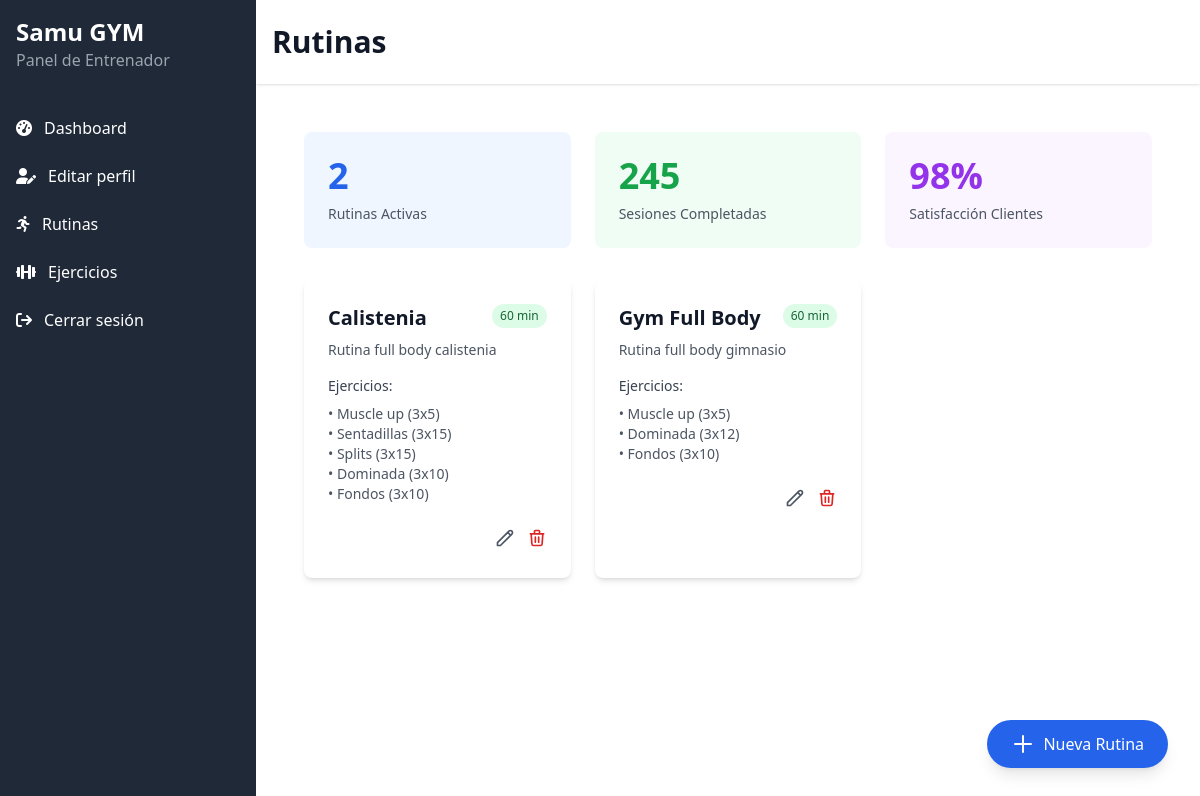
The app's page /trainer/routines/, older data.
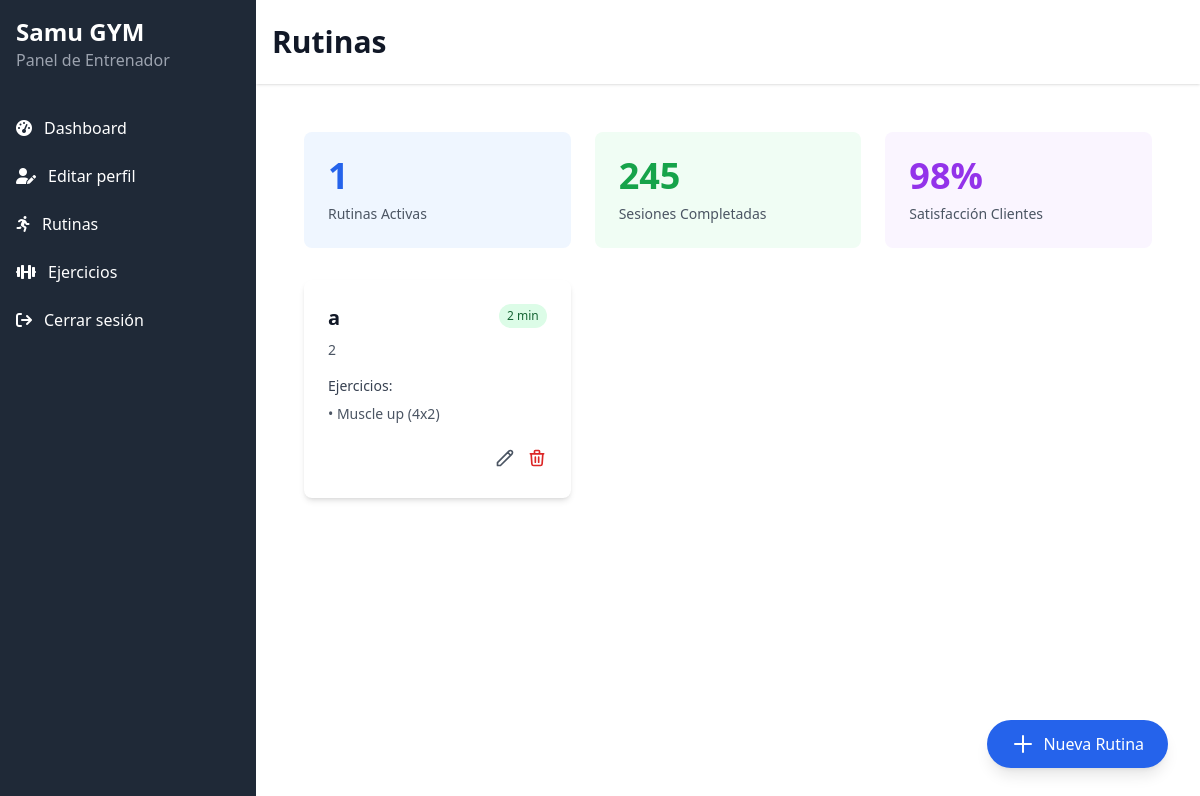
The same page, newer data.
### gym_app/models.py (models this page shows, shortened)
class Routine(models.Model):
    name = models.CharField(max_length=100)
    description = models.TextField()
    duration = models.IntegerField()
    recommendations = models.TextField()
    exercises = models.ManyToManyField(Exercise, through='RoutineExercise')
    trainer = models.ForeignKey(User, on_delete=models.CASCADE, related_name='routines')
    class Meta:
        db_table = 'routines'

class RoutineExercise(models.Model):
    routine = models.ForeignKey(Routine, on_delete=models.CASCADE)
    exercise = models.ForeignKey(Exercise, on_delete=models.CASCADE)
    duration = models.TextField(help_text="Duración específica minutos o repeticiones")
    class Meta:
        db_table = 'routine_exercises'

class Exercise(models.Model):
    BEGINNER = 'Beginner'
    INTERMEDIATE = 'Intermediate'
    ADVANCED = 'Advanced'
    LEVEL_CHOICES = [
        (BEGINNER, 'Principiante'),
        (INTERMEDIATE, 'Intermedio'),
        (ADVANCED, 'Avanzado'),
    ]
    STRENGTH = 'Strength'
    CARDIO = 'Cardio'
    FLEXIBILITY = 'Flexibility'
    TYPE_CHOICES = [
        (STRENGTH, 'Fuerza'),
        (CARDIO, 'Cardio'),
        (FLEXIBILITY, 'Flexibilidad'),
    ]
    name = models.CharField(max_length=100)
    description = models.TextField()
    level = models.CharField(
        max_length=20,
        choices=LEVEL_CHOICES,
        default=BEGINNER,
    )
    exercise_type = models.CharField(
        max_length=20,
        choices=TYPE_CHOICES,
        default=STRENGTH,
    )
    equipment = models.CharField(max_length=200, blank=True, null=True)
    muscles = models.CharField(max_length=200, blank=True, null=True)
    class Meta:
        db_table = 'exercises'

### gym_app/views.py (the view)
# urls.py: path('routines/', views.routines_list, name='routines_list'),
def routines_list(request):
    routines = Routine.objects.all()
    return render(request, 'routines.html', {'routines': routines})

### gym_app/templates/routines.html
{% extends 'base2.html' %} {% block title %}Iniciar Sessió - GymApp{% endblock %}
{% block title_menu %}Rutinas{% endblock %}
{% block content %}
    <main class="p-6">
        <div class="mb-8">
            <div class="grid grid-cols-1 md:grid-cols-3 gap-6">
                <div class="bg-blue-50 rounded-lg p-6">
                    <div class="text-4xl font-bold text-blue-600">{{routines.count}}</div>
                    <div class="text-sm text-gray-600 mt-2">Rutinas Activas</div>
                </div>
                <div class="bg-green-50 rounded-lg p-6">
                    <div class="text-4xl font-bold text-green-600">245</div>
                    <div class="text-sm text-gray-600 mt-2">Sesiones Completadas</div>
                </div>
                <div class="bg-purple-50 rounded-lg p-6">
                    <div class="text-4xl font-bold text-purple-600">98%</div>
                    <div class="text-sm text-gray-600 mt-2">Satisfacción Clientes</div>
                </div>
            </div>
        </div>
        <div class="grid grid-cols-1 md:grid-cols-2 lg:grid-cols-3 gap-6">
            {% for routine in routines%}
            <div class="bg-white rounded-lg shadow-md hover:shadow-lg transition-shadow">
                <div class="p-6">
                    <div class="flex justify-between items-start">
                        <h3 class="text-xl font-semibold text-gray-900">{{routine.name}}</h3>
                        <span class="px-2 py-1 bg-green-100 text-green-800 text-xs rounded-full">{{routine.duration}} min</span>
                    </div>
                    <p class="mt-2 text-gray-600 text-sm">{{routine.description}}</p>
                    <div class="mt-4">
                        <h4 class="text-sm font-medium text-gray-700">Ejercicios:</h4>
                        <ul class="mt-2 text-sm text-gray-600">
                            {% for exercise in routine.routineexercise_set.all %}
                            <li>• {{exercise.exercise.name}} ({{exercise.duration}})</li>
                            {% endfor %}
                        </ul>
                    </div>
                    <div class="mt-6 flex justify-end space-x-3">
                        <a href="{% url 'gym_app:edit_routine' routine.id %}">
                            <button class="text-gray-600 hover:text-gray-800">
                                <svg class="w-5 h-5" fill="none" stroke="currentColor" viewBox="0 0 24 24">
                                    <path stroke-linecap="round" stroke-linejoin="round" stroke-width="2" d="M15.232 5.232l3.536 3.536m-2.036-5.036a2.5 2.5 0 113.536 3.536L6.5 21.036H3v-3.572L16.732 3.732z"></path>
                                </svg>
                            </button>
                        </a>
                        <a href="{% url 'gym_app:delete_routine' routine.id %}">
                            <button class="text-red-600 hover:text-red-800">
                                <svg class="w-5 h-5" fill="none" stroke="currentColor" viewBox="0 0 24 24">
                                    <path stroke-linecap="round" stroke-linejoin="round" stroke-width="2" d="M19 7l-.867 12.142A2 2 0 0116.138 21H7.862a2 2 0 01-1.995-1.858L5 7m5 4v6m4-6v6m1-10V4a1 1 0 00-1-1h-4a1 1 0 00-1 1v3M4 7h16"></path>
                                </svg>
                            </button>
                        </a>
                    </div>
                </div>
            </div>
            {% endfor %}
        </div>
        <div class="fixed bottom-8 right-8">
            <a href="{% url 'gym_app:new_routine' %}" class="flex items-center px-6 py-3 bg-blue-600 text-white rounded-full shadow-lg hover:bg-blue-700 transition-colors">
                <svg class="w-6 h-6 mr-2" fill="none" stroke="currentColor" viewBox="0 0 24 24">
                    <path stroke-linecap="round" stroke-linejoin="round" stroke-width="2" d="M12 4v16m8-8H4"></path>
                </svg>
                Nueva Rutina
            </a>
        </div>
    </main>
{% endblock %}

### gym_app/templates/base2.html (shortened to what this page needs)
{% load static %}
<!DOCTYPE html>
<html lang="en">
<head>
    <script src="https://cdn.tailwindcss.com"></script>
    <link href="https://cdnjs.cloudflare.com/ajax/libs/font-awesome/6.0.0-beta3/css/all.min.css" rel="stylesheet">
</head>
<body class="flex flex-col min-h-screen">
    <div class="flex h-screen flex-col md:flex-row">
        <div class="w-full md:w-64 bg-gray-800 text-white">
            <div class="p-4 flex justify-between items-center md:block">
                <div>
                    <h2 class="text-2xl font-bold">Samu GYM</h2>
                    <p class="text-gray-400">Panel de Entrenador</p>
                </div>
            </div>
            <nav id="sidebar-menu" class="hidden md:block mt-4">
                <a href="{% url 'gym_app:home' %}" class="flex items-center px-4 py-3 hover:bg-gray-700 transition-colors">
                    <i class="fas fa-tachometer-alt mr-3"></i> Dashboard
                </a>
                <a href="{% url 'gym_app:edit_profile' %}" class="flex items-center px-4 py-3 hover:bg-gray-700 transition-colors">
                    <i class="fas fa-user-edit mr-3"></i> Editar perfil
                </a>
                <a href="{% url 'gym_app:routines_list' %}" class="flex items-center px-4 py-3 hover:bg-gray-700 transition-colors">
                    <i class="fas fa-person-running mr-3"></i> Rutinas
                </a>
                <a href="{% url 'gym_app:exercises_list' %}" class="flex items-center px-4 py-3 hover:bg-gray-700 transition-colors">
                    <i class="fas fa-dumbbell mr-3"></i> Ejercicios
                </a>
                <a href="{% url 'gym_app:logout' %}" class="flex items-center px-4 py-3 hover:bg-gray-700 transition-colors">
                    <i class="fas fa-sign-out mr-3"></i> Cerrar sesión
                </a>
            </nav>
        </div>
        <div class="flex-1 overflow-auto">
            <header class="bg-white shadow">
                <div class="px-4 py-4 md:py-6">
                    <h1 class="text-2xl md:text-3xl font-bold text-gray-900">{% block title_menu %}{% endblock %}</h1>
                </div>
            </header>
            <main class="p-4 md:p-6">
                {% block content %}{% endblock %}
            </main>
        </div>
    </div>
</body>
</html>

Row changes from the older to the newer data that the page shows:
removed Routine: name "Calistenia", duration "60", description "Rutina full body calistenia"
removed RoutineExercise: exercise.name "Muscle up", duration "3x5", shown under "Calistenia"
removed RoutineExercise: exercise.name "Sentadillas", duration "3x15", shown under "Calistenia"
removed RoutineExercise: exercise.name "Splits", duration "3x15", shown under "Calistenia"
removed RoutineExercise: exercise.name "Dominada", duration "3x10", shown under "Calistenia"
removed RoutineExercise: exercise.name "Fondos", duration "3x10", shown under "Calistenia"
removed Routine: name "Gym Full Body", duration "60", description "Rutina full body gimnasio"
removed RoutineExercise: exercise.name "Muscle up", duration "3x5", shown under "Gym Full Body"
removed RoutineExercise: exercise.name "Dominada", duration "3x12", shown under "Gym Full Body"
removed RoutineExercise: exercise.name "Fondos", duration "3x10", shown under "Gym Full Body"
added Routine: name "a", duration "2", description "2"
added RoutineExercise: exercise.name "Muscle up", duration "4x2", shown under "a"
Text that changed along with them:
{{ routines.count }}: "2" → "1"
